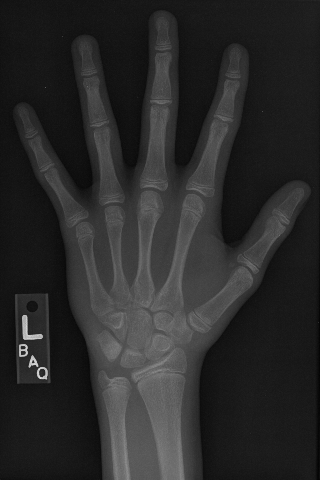
#> input picture datasets/rsna_hand_radiograph.png, 320 x 480 px, found by its file name
$ python filters.py
#> lines starting #> are read from the running program, lines starting #| are printed output that depends on the picture
#author: Mangaliso
#descrip: Smoothing and sharpening
"""
make use of kernels, they can move across the image to affect pixels
the kernel is used in the convolution to affect individual pixels of the parent matrix
"""


import imageio
import scipy.ndimage as ndi
import matplotlib.pyplot as plt

im = imageio.imread('./datasets/rsna_hand_radiograph.png')
#> im is the input picture: shape (480, 320); min 3, max 224, mean 42

random_weights = [[.15, .15, .15],
                  [.15, .7, .15],
                  [.15, .15, .15]]

filtered_image = ndi.convolve(im, random_weights)
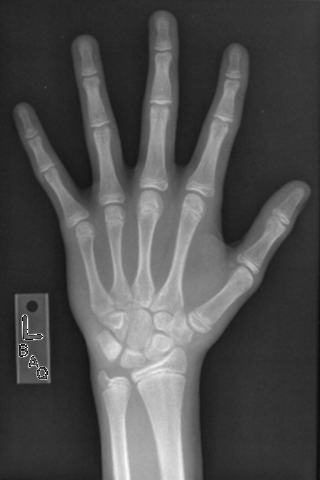
#> filtered_image: shape (480, 320); min 0, max 255, mean 78.8

fig, axes = plt.subplots(2,1)
axes[0].imshow(im, cmap='gray')
axes[1].imshow(filtered_image, cmap='gray')
plt.show()
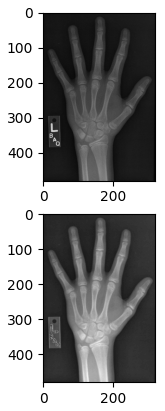
#> figure drawn by matplotlib, 2 panels

"""
Other functions that can be used on filtering
median_filter()
uniform_filter()
maximum_filter()
percentile_filter()
gaussian_filter() with a sigma parameter
"""

#example median filtering, filter of size 9 (9x9)
median_filtered = ndi.median_filter(im, size=9)
plt.imshow(median_filtered, cmap='gray')
plt.title('Median Filtered Image')
plt.show()
